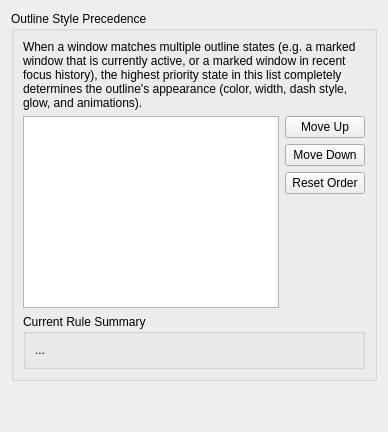
     <widget class="QWidget" name="tabPrecedence">
      <attribute name="title">
       <string>Precedence</string>
      </attribute>
      <layout class="QVBoxLayout" name="verticalLayoutPrecedence">
       <item>
        <widget class="QGroupBox" name="groupPrecedence">
         <property name="title">
          <string>Outline Style Precedence</string>
         </property>
         <layout class="QVBoxLayout" name="verticalLayoutGroupPrecedence">
          <item>
           <widget class="QLabel" name="label_precedenceDesc">
            <property name="text">
             <string>When a window matches multiple outline states (e.g. a marked window that is currently active, or a marked window in recent focus history), the highest priority state in this list completely determines the outline's appearance (color, width, dash style, glow, and animations).</string>
            </property>
            <property name="wordWrap">
             <bool>true</bool>
            </property>
           </widget>
          </item>
          <item>
           <layout class="QHBoxLayout" name="horizontalLayoutPrecedenceControls">
            <item>
             <widget class="QListWidget" name="listPrecedence">
              <property name="dragDropMode">
               <enum>QAbstractItemView::InternalMove</enum>
              </property>
              <property name="defaultDropAction">
               <enum>Qt::MoveAction</enum>
              </property>
              <property name="selectionMode">
               <enum>QAbstractItemView::SingleSelection</enum>
              </property>
              <property name="movement">
               <enum>QListView::Snap</enum>
              </property>
             </widget>
            </item>
            <item>
             <layout class="QVBoxLayout" name="verticalLayoutPrecedenceButtons">
              <item>
               <widget class="QPushButton" name="btnPrecedenceUp">
                <property name="text">
                 <string>Move Up</string>
                </property>
                <property name="icon">
                 <iconset theme="go-up"/>
                </property>
               </widget>
              </item>
              <item>
               <widget class="QPushButton" name="btnPrecedenceDown">
                <property name="text">
                 <string>Move Down</string>
                </property>
                <property name="icon">
                 <iconset theme="go-down"/>
                </property>
               </widget>
              </item>
              <item>
               <widget class="QPushButton" name="btnPrecedenceReset">
                <property name="text">
                 <string>Reset Order</string>
                </property>
                <property name="icon">
                 <iconset theme="edit-undo"/>
                </property>
               </widget>
              </item>
              <item>
               <spacer name="verticalSpacerPrecedenceButtons">
                <property name="orientation">
                 <enum>Qt::Vertical</enum>
                </property>
                <property name="sizeHint" stdset="0">
                 <size>
                  <width>20</width>
                  <height>40</height>
                 </size>
                </property>
               </spacer>
              </item>
             </layout>
            </item>
           </layout>
          </item>
          <item>
           <widget class="QGroupBox" name="groupPrecedenceSummary">
            <property name="title">
             <string>Current Rule Summary</string>
            </property>
            <layout class="QVBoxLayout" name="verticalLayoutPrecedenceSummary">
             <item>
              <widget class="QLabel" name="label_precedenceExplanation">
               <property name="text">
                <string>...</string>
               </property>
               <property name="wordWrap">
                <bool>true</bool>
               </property>
              </widget>
             </item>
            </layout>
           </widget>
          </item>
         </layout>
        </widget>
       </item>
       <item>
        <spacer name="verticalSpacerPrecedence">
         <property name="orientation">
          <enum>Qt::Vertical</enum>
         </property>
         <property name="sizeHint" stdset="0">
          <size>
           <width>20</width>
           <height>40</height>
          </size>
         </property>
        </spacer>
       </item>
      </layout>
     </widget>
